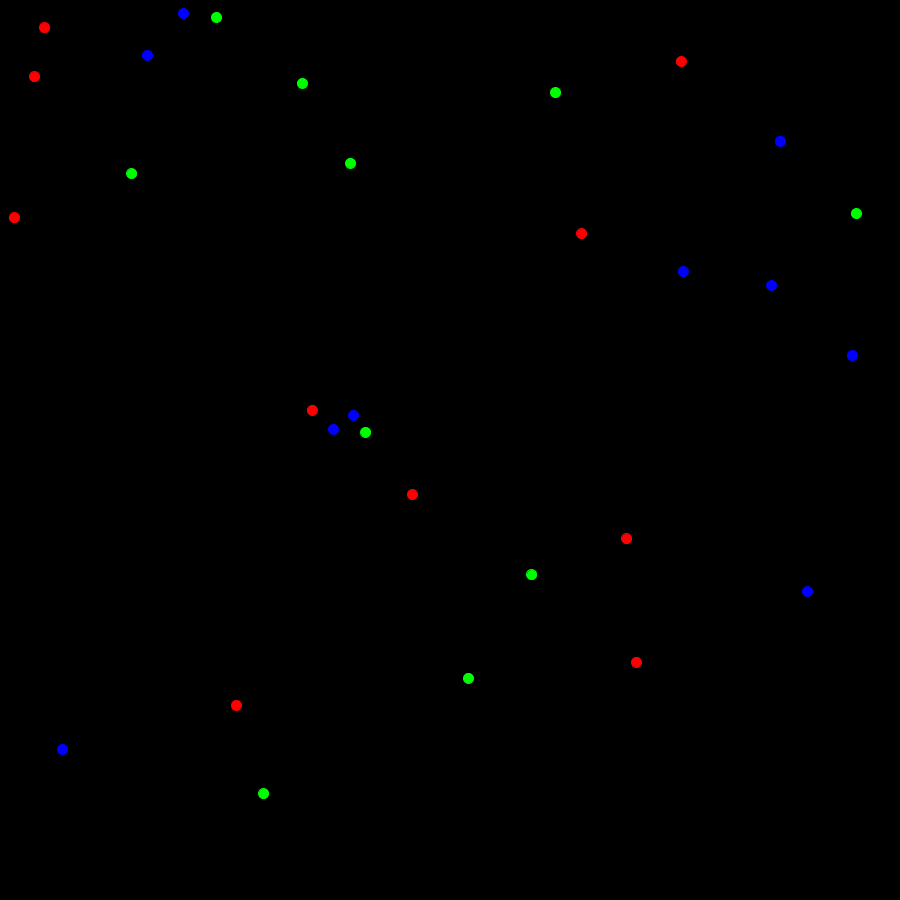
Frame 1 (no input)
Frame 60 (the mouse pressed at the canvas centre just before this capture): identical to frame 1, image omitted
Frame 120 (the mouse held since frame 60 and released just before this capture): identical to frame 1, image omitted

The Processing sketch that drew this single still picture (run headless with seeded random() and noise(); from frame 60 on, the mouse is pressed at the canvas centre):

// Processing sketch: TestMultipleTypes
// ── TestMultipleTypes.pde


ArrayList<Particle> particles;

void setup () {
  frameRate(30);
  size (900, 900);

  particles = new ArrayList<Particle>();

  for (int i = 0; i < 10; i++) {
    particles.add(new Particle());
    particles.add(new RingParticle());
    particles.add(new Moon());
  }
} 

void draw () {

  background(0);
  for (Particle x : particles) {
    // Zero acceleration to start
    x.update(particles);
    x.display();
    //if(x.getClass()==particles.get(2).getClass()){
    //x.display();
    //}
  }
  
}

// ── Moon.pde
class Moon extends Particle {
  Moon() {
    c = color(0,0,255);
  }
 
 void update(ArrayList<Particle> p){ 
 }
}

// ── Particle.pde

class Particle {

  float x1, x2, x3;      // Position
  float v1, v2, v3;      // Velocity
  float a1, a2, a3;      // Acceleration
  
  color c = color(255, 0, 0);

  Particle() {
    //Default Position
    x1=random(width);
    x2=random(height);
    x3=10;
    //Default Velocity
    v1=0.0;
    v2=0.0;
    v3=0.0;
    //Default Acceleration
    a1=0.0;
    a2=0.0;
    a3=0.0;
  }

 void display() {
    fill(c);
    stroke(c);
    circle(x1,x2,x3);
  }
  
 void update(ArrayList<Particle> p){
 //for(Particle x:p){
 //  x1 = x1-x.x1 ;
 //}
 }
  
}

// ── RingParticle.pde
class RingParticle extends Particle {
  RingParticle() {
    c = color(0,255,0);
  }
}
